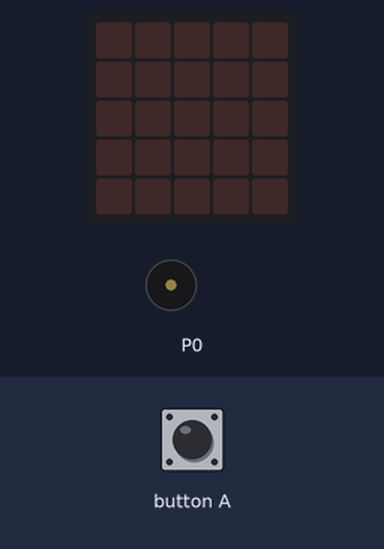
A program run on a simulated BBC micro:bit (MakeCode). On the bench: the board's 5×5 LED display, buzzer (waves = sounding). Inputs (shaded band) come from the test bench.

Above: at 1.2 s.
1.3 s: button A pressed for 0.15 s
At 2.2 s:
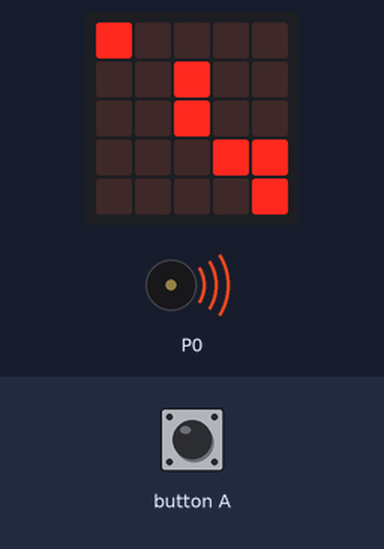
At 6.6 s:
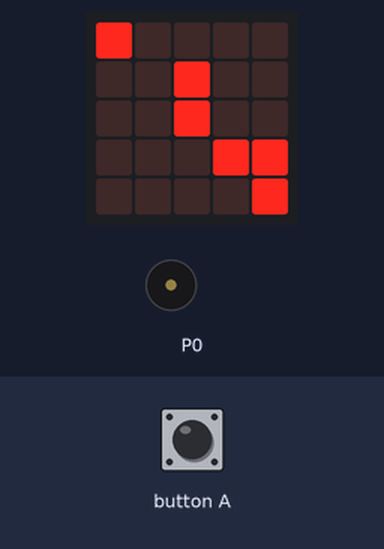
Timing chart, 0 to 8.1 s (numbered marks = the images above; inputs shaded):
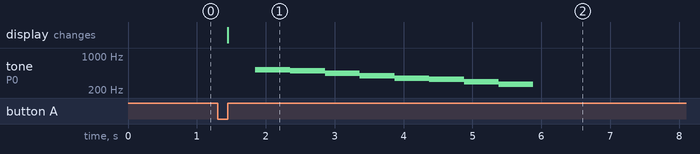

Measured:
- after the input at 1.3 s, tone on P0: plays 523 Hz for 0.51 s, 494 Hz for 0.51 s, 440 Hz for 0.51 s, 392 Hz for 0.51 s, 349 Hz for 0.51 s, 330 Hz for 0.51 s … (8 notes in this stretch), starting after 0.55 s; the display: changes after 0.15 s (image 1)

The program:

main.ts
```typescript
input.onButtonPressed(Button.A, function () {
    basic.showLeds(`
        # . . . .
        . . # . .
        . . # . .
        . . . # #
        . . . . #
        `)
    music.playMelody("C5 B A G F E D C ", 120)
})
basic.forever(function () {

})
```

test.ts
```typescript
// les tests vont ici ; cela ne sera pas compilé si ce paquet est utilisé en tant qu'extension.
```
